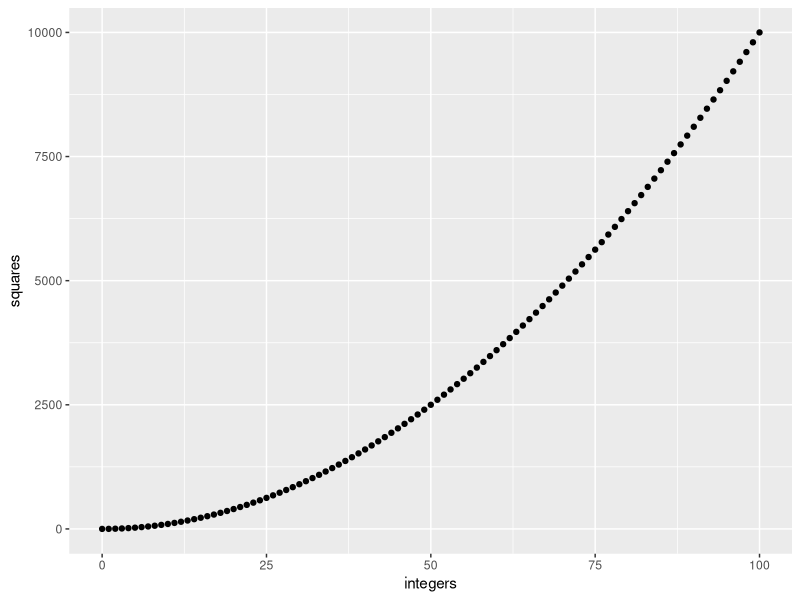
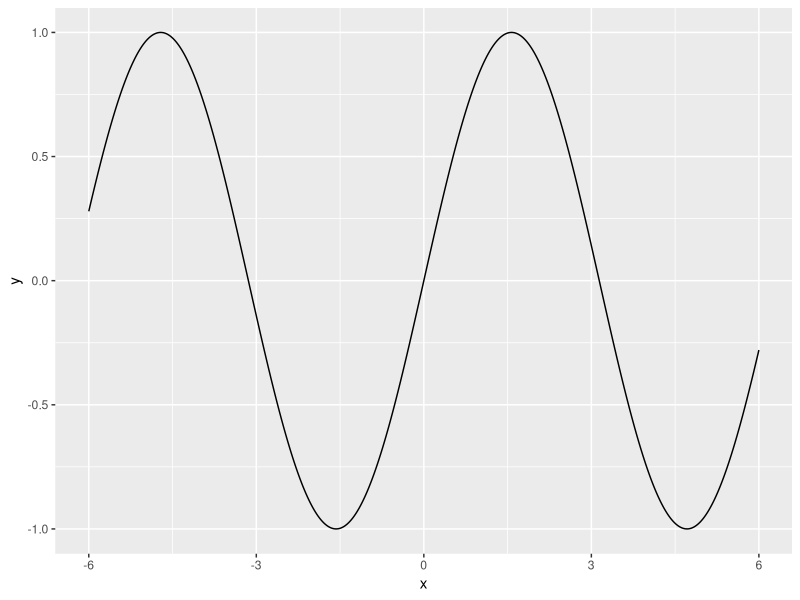
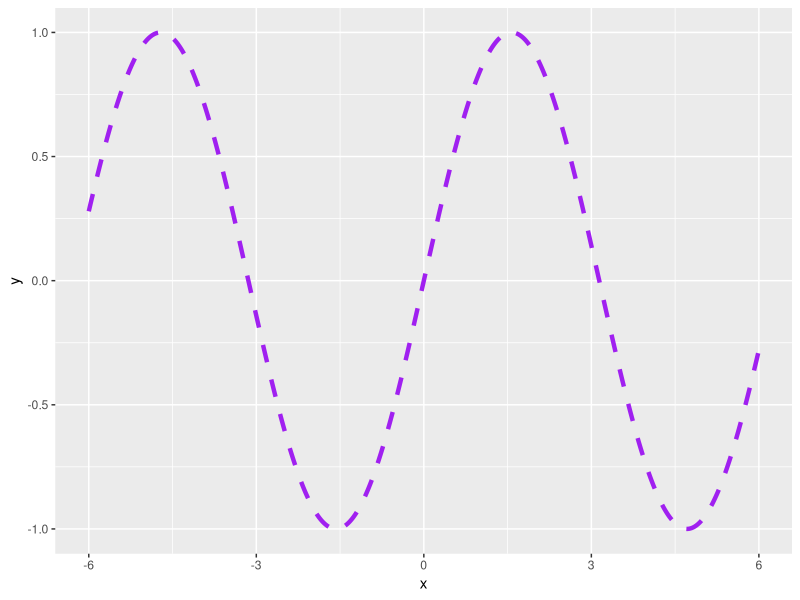
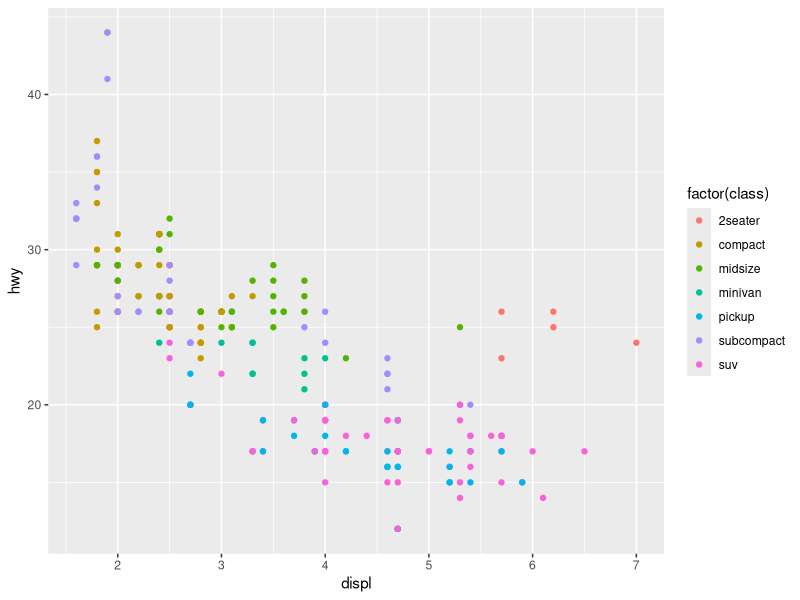

Recreate these plots in R, in order.
## ---- chunk 1
library(tidyverse)
## ---- chunk 2
integers <- seq(0, 100)
## ---- chunk 3
squares <- integers^2
## ---- chunk 4
squares_df <- tibble(integers, squares)
## ---- chunk 5
ggplot(squares_df) + geom_point(aes(x = integers, y = squares))
## ---- chunk 6
x <- seq(-6, 6, length.out = 1000)
## ---- chunk 7
y <- sin(x)
## ---- chunk 8
sines_df <- tibble(x,y)
ggplot(sines_df) + geom_line(aes(x, y))
## ---- chunk 9
ggplot(sines_df) + geom_line(aes(x, y), col = 'purple', linetype = 2, size = 1.5)
## ---- chunk 10
ggplot(data = mpg) +
  geom_point(aes(displ, hwy, colour = factor(class)))
